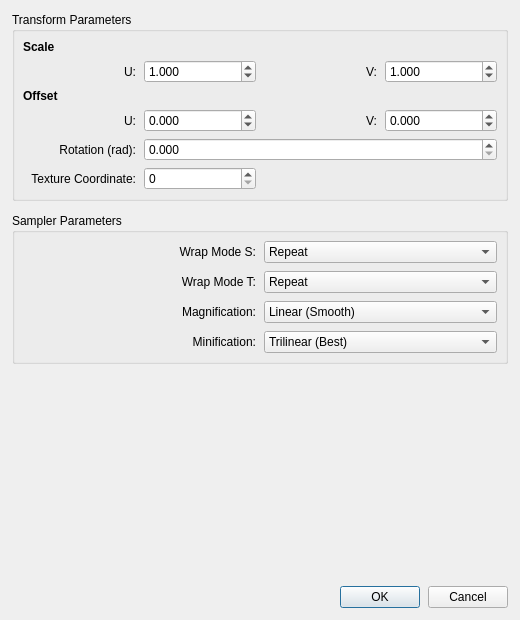
<?xml version="1.0" encoding="UTF-8"?>
<ui version="4.0">
 <class>TextureParametersDialog</class>
 <widget class="QDialog" name="TextureParametersDialog">
  <property name="windowModality">
   <enum>Qt::WindowModality::WindowModal</enum>
  </property>
  <property name="geometry">
   <rect>
    <x>0</x>
    <y>0</y>
    <width>520</width>
    <height>620</height>
   </rect>
  </property>
  <property name="windowTitle">
   <string>Texture Parameters</string>
  </property>
  <property name="modal">
   <bool>true</bool>
  </property>
  <layout class="QVBoxLayout" name="verticalLayout">
   <property name="spacing">
    <number>12</number>
   </property>
   <property name="leftMargin">
    <number>12</number>
   </property>
   <property name="topMargin">
    <number>12</number>
   </property>
   <property name="rightMargin">
    <number>12</number>
   </property>
   <property name="bottomMargin">
    <number>12</number>
   </property>
   <item>
    <widget class="QGroupBox" name="grpTransforms">
     <property name="title">
      <string>Transform Parameters</string>
     </property>
     <layout class="QGridLayout" name="gridTransforms">
      <property name="leftMargin">
       <number>8</number>
      </property>
      <property name="topMargin">
       <number>8</number>
      </property>
      <property name="rightMargin">
       <number>8</number>
      </property>
      <property name="bottomMargin">
       <number>8</number>
      </property>
      <property name="horizontalSpacing">
       <number>8</number>
      </property>
      <property name="verticalSpacing">
       <number>6</number>
      </property>
      <item row="0" column="0">
       <widget class="QLabel" name="lblScale">
        <property name="font">
         <font>
          <bold>true</bold>
         </font>
        </property>
        <property name="text">
         <string>Scale</string>
        </property>
       </widget>
      </item>
      <item row="1" column="0">
       <widget class="QLabel" name="lblScaleU">
        <property name="text">
         <string>U:</string>
        </property>
        <property name="alignment">
         <set>Qt::AlignmentFlag::AlignRight|Qt::AlignmentFlag::AlignTrailing|Qt::AlignmentFlag::AlignVCenter</set>
        </property>
       </widget>
      </item>
      <item row="1" column="1">
       <widget class="QDoubleSpinBox" name="spinScaleU">
        <property name="toolTip">
         <string>Texture scale in U direction (0.01-10.0)</string>
        </property>
        <property name="decimals">
         <number>3</number>
        </property>
        <property name="minimum">
         <double>0.010000000000000</double>
        </property>
        <property name="maximum">
         <double>10.000000000000000</double>
        </property>
        <property name="singleStep">
         <double>0.100000000000000</double>
        </property>
        <property name="value">
         <double>1.000000000000000</double>
        </property>
        <property name="pageStep" stdset="0">
         <double>1.000000000000000</double>
        </property>
       </widget>
      </item>
      <item row="1" column="2">
       <widget class="QLabel" name="lblScaleV">
        <property name="text">
         <string>V:</string>
        </property>
        <property name="alignment">
         <set>Qt::AlignmentFlag::AlignRight|Qt::AlignmentFlag::AlignTrailing|Qt::AlignmentFlag::AlignVCenter</set>
        </property>
       </widget>
      </item>
      <item row="1" column="3">
       <widget class="QDoubleSpinBox" name="spinScaleV">
        <property name="toolTip">
         <string>Texture scale in V direction (0.01-10.0)</string>
        </property>
        <property name="decimals">
         <number>3</number>
        </property>
        <property name="minimum">
         <double>0.010000000000000</double>
        </property>
        <property name="maximum">
         <double>10.000000000000000</double>
        </property>
        <property name="singleStep">
         <double>0.100000000000000</double>
        </property>
        <property name="value">
         <double>1.000000000000000</double>
        </property>
        <property name="pageStep" stdset="0">
         <double>1.000000000000000</double>
        </property>
       </widget>
      </item>
      <item row="2" column="0">
       <widget class="QLabel" name="lblOffset">
        <property name="font">
         <font>
          <bold>true</bold>
         </font>
        </property>
        <property name="text">
         <string>Offset</string>
        </property>
       </widget>
      </item>
      <item row="3" column="0">
       <widget class="QLabel" name="lblOffsetU">
        <property name="text">
         <string>U:</string>
        </property>
        <property name="alignment">
         <set>Qt::AlignmentFlag::AlignRight|Qt::AlignmentFlag::AlignTrailing|Qt::AlignmentFlag::AlignVCenter</set>
        </property>
       </widget>
      </item>
      <item row="3" column="1">
       <widget class="QDoubleSpinBox" name="spinOffsetU">
        <property name="toolTip">
         <string>Texture offset in U direction (-1.0 to 1.0)</string>
        </property>
        <property name="decimals">
         <number>3</number>
        </property>
        <property name="minimum">
         <double>-1.000000000000000</double>
        </property>
        <property name="maximum">
         <double>1.000000000000000</double>
        </property>
        <property name="singleStep">
         <double>0.100000000000000</double>
        </property>
        <property name="value">
         <double>0.000000000000000</double>
        </property>
        <property name="pageStep" stdset="0">
         <double>0.500000000000000</double>
        </property>
       </widget>
      </item>
      <item row="3" column="2">
       <widget class="QLabel" name="lblOffsetV">
        <property name="text">
         <string>V:</string>
        </property>
        <property name="alignment">
         <set>Qt::AlignmentFlag::AlignRight|Qt::AlignmentFlag::AlignTrailing|Qt::AlignmentFlag::AlignVCenter</set>
        </property>
       </widget>
      </item>
      <item row="3" column="3">
       <widget class="QDoubleSpinBox" name="spinOffsetV">
        <property name="toolTip">
         <string>Texture offset in V direction (-1.0 to 1.0)</string>
        </property>
        <property name="decimals">
         <number>3</number>
        </property>
        <property name="minimum">
         <double>-1.000000000000000</double>
        </property>
        <property name="maximum">
         <double>1.000000000000000</double>
        </property>
        <property name="singleStep">
         <double>0.100000000000000</double>
        </property>
        <property name="value">
         <double>0.000000000000000</double>
        </property>
        <property name="pageStep" stdset="0">
         <double>0.500000000000000</double>
        </property>
       </widget>
      </item>
      <item row="4" column="0">
       <widget class="QLabel" name="lblRotation">
        <property name="text">
         <string>Rotation (rad):</string>
        </property>
        <property name="alignment">
         <set>Qt::AlignmentFlag::AlignRight|Qt::AlignmentFlag::AlignTrailing|Qt::AlignmentFlag::AlignVCenter</set>
        </property>
       </widget>
      </item>
      <item row="4" column="1" colspan="3">
       <widget class="QDoubleSpinBox" name="spinRotation">
        <property name="toolTip">
         <string>Texture rotation in radians (0 to 2π ≈ 6.28)</string>
        </property>
        <property name="decimals">
         <number>3</number>
        </property>
        <property name="minimum">
         <double>0.000000000000000</double>
        </property>
        <property name="maximum">
         <double>6.283000000000000</double>
        </property>
        <property name="singleStep">
         <double>0.100000000000000</double>
        </property>
        <property name="value">
         <double>0.000000000000000</double>
        </property>
        <property name="pageStep" stdset="0">
         <double>0.500000000000000</double>
        </property>
       </widget>
      </item>
      <item row="5" column="0">
       <widget class="QLabel" name="lblTexCoord">
        <property name="text">
         <string>Texture Coordinate:</string>
        </property>
        <property name="alignment">
         <set>Qt::AlignmentFlag::AlignRight|Qt::AlignmentFlag::AlignTrailing|Qt::AlignmentFlag::AlignVCenter</set>
        </property>
       </widget>
      </item>
      <item row="5" column="1">
       <widget class="QSpinBox" name="spinTexCoord">
        <property name="toolTip">
         <string>Which texture coordinate set to use (0-3)</string>
        </property>
        <property name="minimum">
         <number>0</number>
        </property>
        <property name="maximum">
         <number>3</number>
        </property>
        <property name="value">
         <number>0</number>
        </property>
       </widget>
      </item>
     </layout>
    </widget>
   </item>
   <item>
    <widget class="QGroupBox" name="grpSamplers">
     <property name="title">
      <string>Sampler Parameters</string>
     </property>
     <layout class="QGridLayout" name="gridSamplers">
      <property name="leftMargin">
       <number>8</number>
      </property>
      <property name="topMargin">
       <number>8</number>
      </property>
      <property name="rightMargin">
       <number>8</number>
      </property>
      <property name="bottomMargin">
       <number>8</number>
      </property>
      <property name="spacing">
       <number>8</number>
      </property>
      <item row="0" column="0">
       <widget class="QLabel" name="lblWrapS">
        <property name="text">
         <string>Wrap Mode S:</string>
        </property>
        <property name="alignment">
         <set>Qt::AlignmentFlag::AlignRight|Qt::AlignmentFlag::AlignTrailing|Qt::AlignmentFlag::AlignVCenter</set>
        </property>
       </widget>
      </item>
      <item row="0" column="1">
       <widget class="QComboBox" name="comboWrapS">
        <property name="toolTip">
         <string>How texture wraps in horizontal (S/U) direction</string>
        </property>
        <item>
         <property name="text">
          <string>Repeat</string>
         </property>
        </item>
        <item>
         <property name="text">
          <string>Clamp</string>
         </property>
        </item>
        <item>
         <property name="text">
          <string>Mirror</string>
         </property>
        </item>
       </widget>
      </item>
      <item row="1" column="0">
       <widget class="QLabel" name="lblWrapT">
        <property name="text">
         <string>Wrap Mode T:</string>
        </property>
        <property name="alignment">
         <set>Qt::AlignmentFlag::AlignRight|Qt::AlignmentFlag::AlignTrailing|Qt::AlignmentFlag::AlignVCenter</set>
        </property>
       </widget>
      </item>
      <item row="1" column="1">
       <widget class="QComboBox" name="comboWrapT">
        <property name="toolTip">
         <string>How texture wraps in vertical (T/V) direction</string>
        </property>
        <item>
         <property name="text">
          <string>Repeat</string>
         </property>
        </item>
        <item>
         <property name="text">
          <string>Clamp</string>
         </property>
        </item>
        <item>
         <property name="text">
          <string>Mirror</string>
         </property>
        </item>
       </widget>
      </item>
      <item row="2" column="0">
       <widget class="QLabel" name="lblMagFilter">
        <property name="text">
         <string>Magnification:</string>
        </property>
        <property name="alignment">
         <set>Qt::AlignmentFlag::AlignRight|Qt::AlignmentFlag::AlignTrailing|Qt::AlignmentFlag::AlignVCenter</set>
        </property>
       </widget>
      </item>
      <item row="2" column="1">
       <widget class="QComboBox" name="comboMagFilter">
        <property name="toolTip">
         <string>Filtering when texture is enlarged</string>
        </property>
        <item>
         <property name="text">
          <string>Linear (Smooth)</string>
         </property>
        </item>
        <item>
         <property name="text">
          <string>Nearest (Pixelated)</string>
         </property>
        </item>
       </widget>
      </item>
      <item row="3" column="0">
       <widget class="QLabel" name="lblMinFilter">
        <property name="text">
         <string>Minification:</string>
        </property>
        <property name="alignment">
         <set>Qt::AlignmentFlag::AlignRight|Qt::AlignmentFlag::AlignTrailing|Qt::AlignmentFlag::AlignVCenter</set>
        </property>
       </widget>
      </item>
      <item row="3" column="1">
       <widget class="QComboBox" name="comboMinFilter">
        <property name="toolTip">
         <string>Filtering when texture is shrunk</string>
        </property>
        <item>
         <property name="text">
          <string>Trilinear (Best)</string>
         </property>
        </item>
        <item>
         <property name="text">
          <string>Linear Mipmap</string>
         </property>
        </item>
        <item>
         <property name="text">
          <string>Nearest Mipmap</string>
         </property>
        </item>
        <item>
         <property name="text">
          <string>Nearest</string>
         </property>
        </item>
       </widget>
      </item>
     </layout>
    </widget>
   </item>
   <item>
    <spacer name="verticalSpacer">
     <property name="orientation">
      <enum>Qt::Orientation::Vertical</enum>
     </property>
     <property name="sizeHint" stdset="0">
      <size>
       <width>20</width>
       <height>40</height>
      </size>
     </property>
    </spacer>
   </item>
   <item>
    <layout class="QHBoxLayout" name="layoutButtons">
     <property name="spacing">
      <number>8</number>
     </property>
     <item>
      <spacer name="horizontalSpacer">
       <property name="orientation">
        <enum>Qt::Orientation::Horizontal</enum>
       </property>
       <property name="sizeHint" stdset="0">
        <size>
         <width>40</width>
         <height>20</height>
        </size>
       </property>
      </spacer>
     </item>
     <item>
      <widget class="QPushButton" name="btnOK">
       <property name="toolTip">
        <string>Apply changes and close dialog</string>
       </property>
       <property name="text">
        <string>OK</string>
       </property>
       <property name="default">
        <bool>true</bool>
       </property>
      </widget>
     </item>
     <item>
      <widget class="QPushButton" name="btnCancel">
       <property name="toolTip">
        <string>Discard changes and close dialog</string>
       </property>
       <property name="text">
        <string>Cancel</string>
       </property>
      </widget>
     </item>
    </layout>
   </item>
  </layout>
 </widget>
 <resources/>
 <connections>
  <connection>
   <sender>btnOK</sender>
   <signal>clicked()</signal>
   <receiver>TextureParametersDialog</receiver>
   <slot>accept()</slot>
   <hints>
    <hint type="sourcelabel">
     <x>20</x>
     <y>20</y>
    </hint>
    <hint type="destinationlabel">
     <x>20</x>
     <y>20</y>
    </hint>
   </hints>
  </connection>
  <connection>
   <sender>btnCancel</sender>
   <signal>clicked()</signal>
   <receiver>TextureParametersDialog</receiver>
   <slot>reject()</slot>
   <hints>
    <hint type="sourcelabel">
     <x>20</x>
     <y>20</y>
    </hint>
    <hint type="destinationlabel">
     <x>20</x>
     <y>20</y>
    </hint>
   </hints>
  </connection>
 </connections>
</ui>
